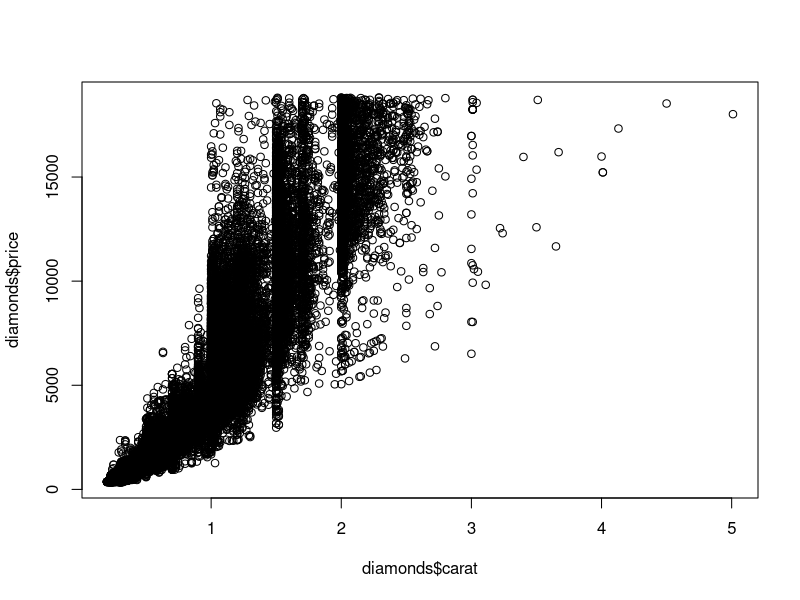
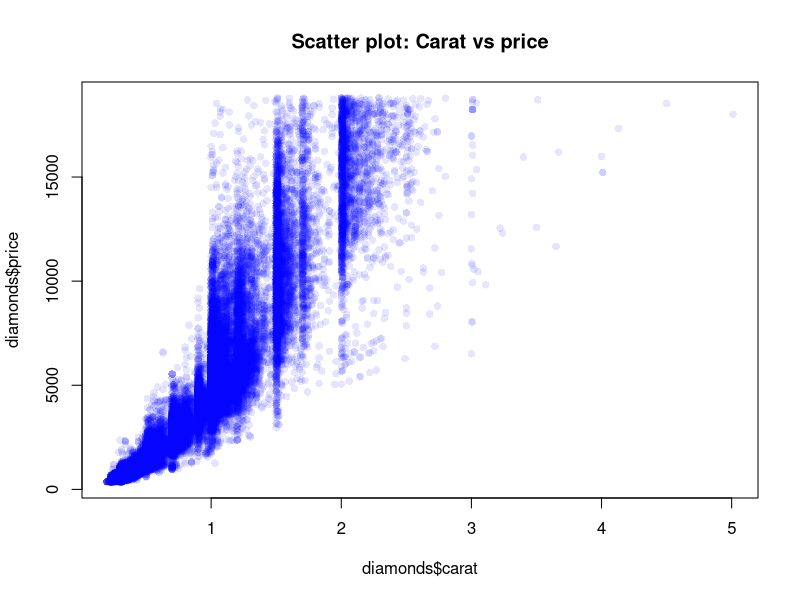
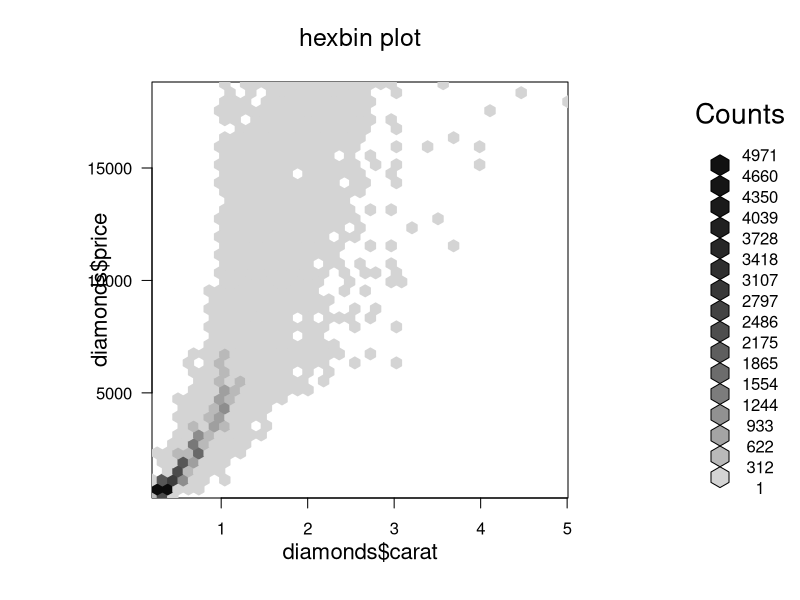
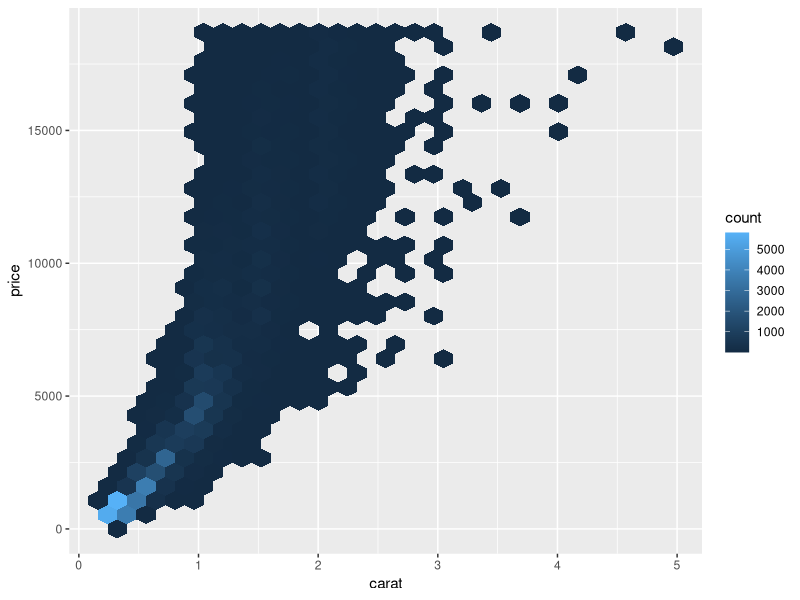
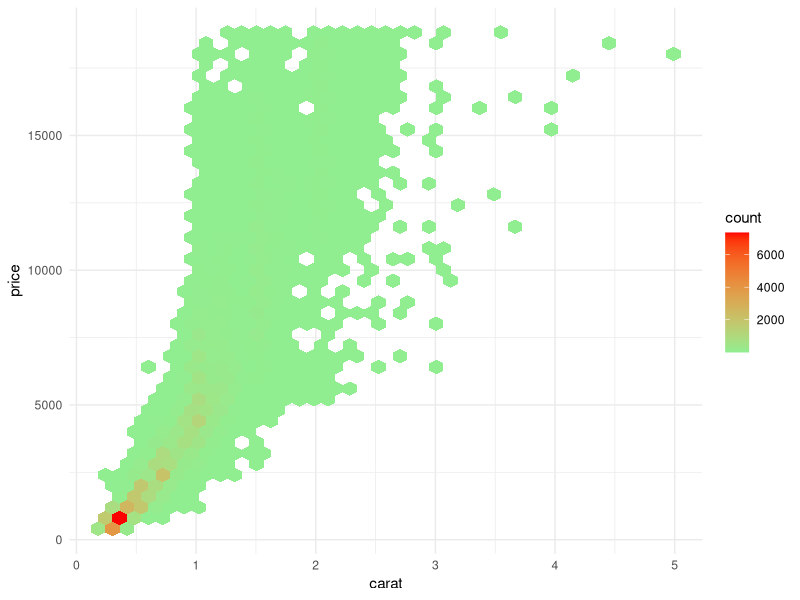
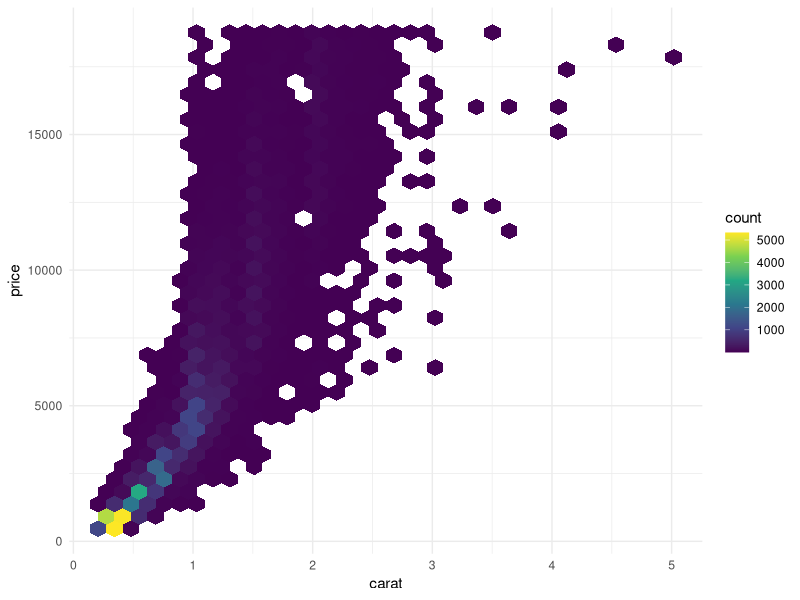
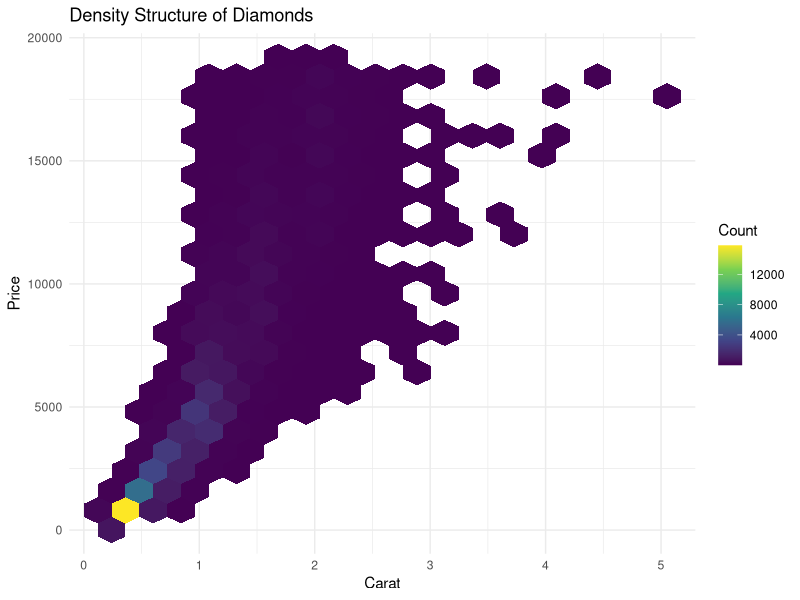
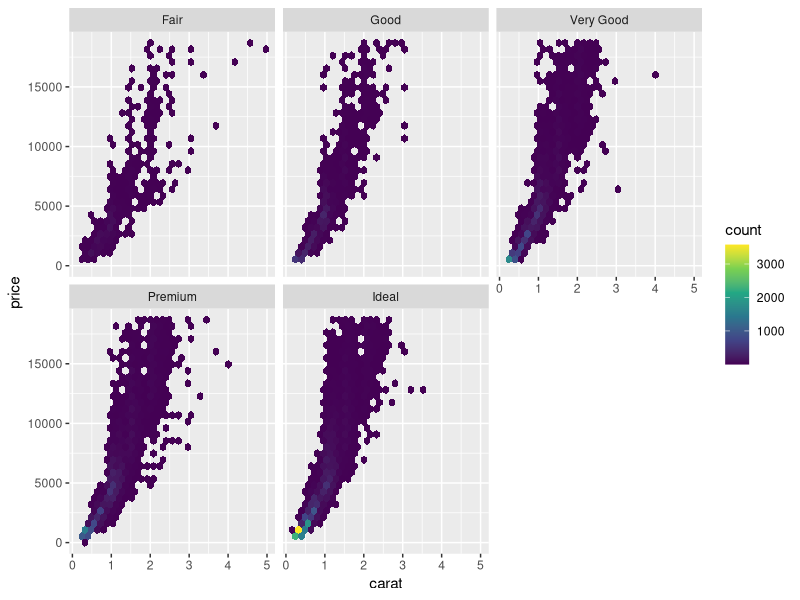

The R source for these figures, in order:
#week-
data(diamonds)
data(package =.packages(all.available = TRUE))
library(ggplot2)
data(diamonds)
str(diamonds)
dim(diamonds)
?diamonds

#very basic scatter
plot(diamonds$carat, diamonds$price)

#improved scatter
plot(diamonds$carat, diamonds$price,col=rgb(0,0,1,0.1),pch=16,main = "Scatter plot: Carat vs price")

#Hexbin usingbase r
# install.packages('hexbin')
library(hexbin)
hb<-hexbin(diamonds$carat, diamonds$price,xbins =40)
plot(hb, main = "hexbin plot")

#basic hexbin
ggplot(diamonds,aes(x=carat,y=price))+
  geom_hex()

#add color palette
ggplot(diamonds,aes(carat,price))+
  geom_hex(bins=40)+
  scale_fill_gradient(low="lightgreen",high ="red")+
  theme_minimal()

#professional palette(viridis)
ggplot(diamonds,aes(carat,price))+
  geom_hex(bins=35)+
  scale_fill_viridis_c()+
  theme_minimal()
#Add legend title
ggplot(diamonds, aes(carat, price))+ geom_hex(bins = 20)+
  scale_fill_viridis_c(name = "Count")+
  labs( title = "Density Structure of Diamonds", x="Carat", y = "Price") +
  theme_minimal()
#Faceted Hexbin
ggplot(diamonds, aes(carat, price))+ geom_hex() + scale_fill_viridis_c()+
  facet_wrap(~cut)
